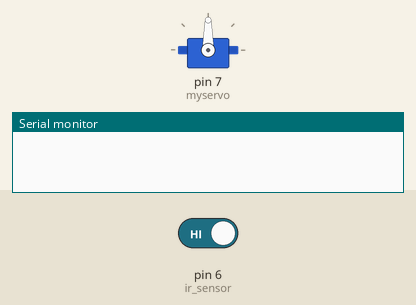
Recording of a sketch running on a simulated Arduino Uno, built with avr-gcc and run on an emulated ATmega328P. Shown: servo, the last lines printed to the serial monitor. Inputs (shaded band) come from the test bench; at power-on: pin 6 (ir_sensor) HIGH.

Above: at 2.2 s.
2.3 s: pin 6 (ir_sensor) driven LOW
At 2.9 s:
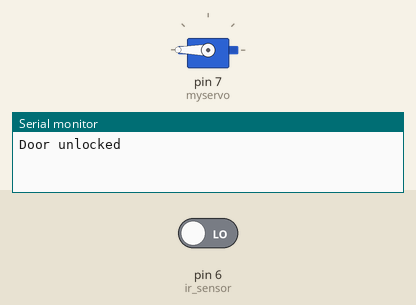
Timing chart, 0 to 5.3 s (numbered marks = the images above; inputs shaded):
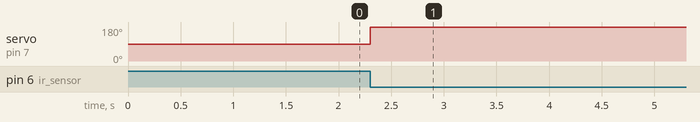

The sketch:

servo_motor_automatic_door_lock_system.ino
```cpp
#include <Servo.h>
Servo myservo;
int ir_sensor = 6;
int ir_data;

void setup()
{
  pinMode(ir_sensor, INPUT);
  Serial.begin(9600);
  myservo.attach(7);
  myservo.write(90);  //Angle of the servo in locked position
  delay(1000) ;
}
void loop()
{
  ir_data = digitalRead(ir_sensor);
  if(ir_data == LOW)
  {
    myservo.write(180);
    delay(500);
    Serial.println("Door unlocked");
    delay(5000);    //increase the delay according to your convenience
    Serial.println("5 sec completed,Door locked again");
  }
}
```

Measured:
- after the input at 2.3 s, servo on pin 7 (myservo): 90° → 180° at once
